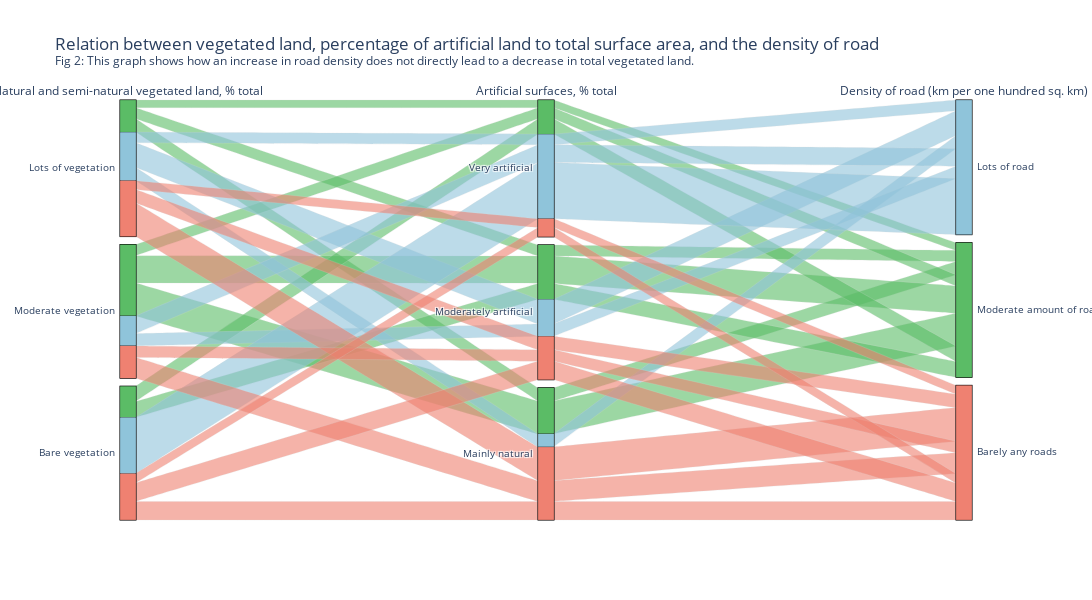

Write notebook code for a chart like this one.
### Code cell
new_df_comb = df_comb.dropna(subset=['Density of road (km per one hundred sq. km)', 'Natural and semi-natural vegetated land, % total', 'Artificial surfaces, % total '])

new_df_comb = new_df_comb.reset_index(drop=True)

new_df_comb['qcut_road'] = pd.qcut(new_df_comb['Density of road (km per one hundred sq. km)'], q=3, labels=['Lots of road', 'Moderate amount of road', 'Barely any roads'])
new_df_comb['qcut_surface'] = pd.qcut(new_df_comb['Artificial surfaces, % total '], q=3, labels=['Very artificial', 'Moderately artificial', 'Mainly natural'])
new_df_comb['qcut_land'] = pd.qcut(new_df_comb['Natural and semi-natural vegetated land, % total'], q=3, labels=['Lots of vegetation', 'Moderate vegetation', 'Bare vegetation'])

comb_sorted = new_df_comb.sort_values(by='qcut_road')

layout = go.Layout(
    title='Relation between vegetated land, percentage of artificial land to total surface area, and the density of road <br><sup>Fig 2: This graph shows how an increase in road density does not directly lead to a decrease in total vegetated land.</sup>',
    height=600, width=1300
)

colors = {
    'Lots of road': '#8fc4da',
    'Moderate amount of road': '#5bbc66',
    'Barely any roads': '#ef8171'
}

dimensions = [
        {'label': 'Natural and semi-natural vegetated land, % total',
         'values': comb_sorted['qcut_land'],
         'categoryorder': 'array', 'categoryarray': ['Lots of vegetation', 'Moderate vegetation', 'Bare vegetation']},
        {'label': 'Artificial surfaces, % total',
         'values': comb_sorted['qcut_surface'],
         'categoryorder': 'array', 'categoryarray': ['Very artificial', 'Moderately artificial', 'Mainly natural']},
        {'label': 'Density of road (km per one hundred sq. km)',
         'values': comb_sorted['qcut_road'],
         'categoryorder': 'array', 'categoryarray': ['Lots of road', 'Moderate amount of road', 'Barely any roads']},
    ]

trace = go.Parcats(
    dimensions=dimensions,
    line=dict(color=comb_sorted['qcut_road'].map(colors))
)

fig2 = go.Figure(data=trace, layout=layout)

%store fig2

fig2.show()

### Figure 1 — Plotly figure (JSON) as saved in the notebook; plotly's stock layout.template omitted (floating-point values rounded to 4 significant figures; data arrays with more than 128 entries replaced by an {"elided": "..."} marker saying what was removed)
{"data": [{"dimensions": [{"categoryarray": ["Lots of vegetation", "Moderate vegetation", "Bare vegetation"], "categoryorder": "array", "label": "Natural and semi-natural vegetated land, % total", "values": {"elided": "3828 str values"}}, {"categoryarray": ["Very artificial", "Moderately artificial", "Mainly natural"], "categoryorder": "array", "label": "Artificial surfaces, % total", "values": {"elided": "3828 str values"}}, {"categoryarray": ["Lots of road", "Moderate amount of road", "Barely any roads"], "categoryorder": "array", "label": "Density of road (km per one hundred sq. km)", "values": {"elided": "3828 str values"}}], "line": {"color": {"elided": "3828 str values"}}, "type": "parcats"}], "layout": {"height": 600, "title": {"text": "Relation between vegetated land, percentage of artificial land to total surface area, and the density of road <br><sup>Fig 2: This graph shows how an increase in road density does not directly lead to a decrease in total vegetated land.</sup>"}, "width": 1300}}
